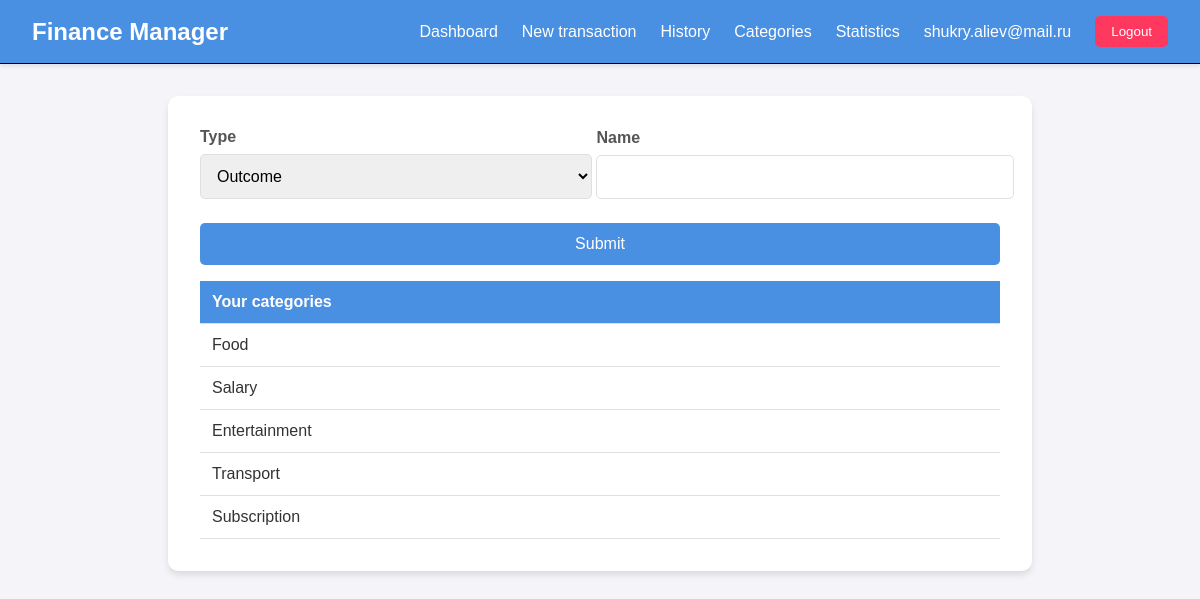
Before: /manager/category/ (signed in) with the older database file.
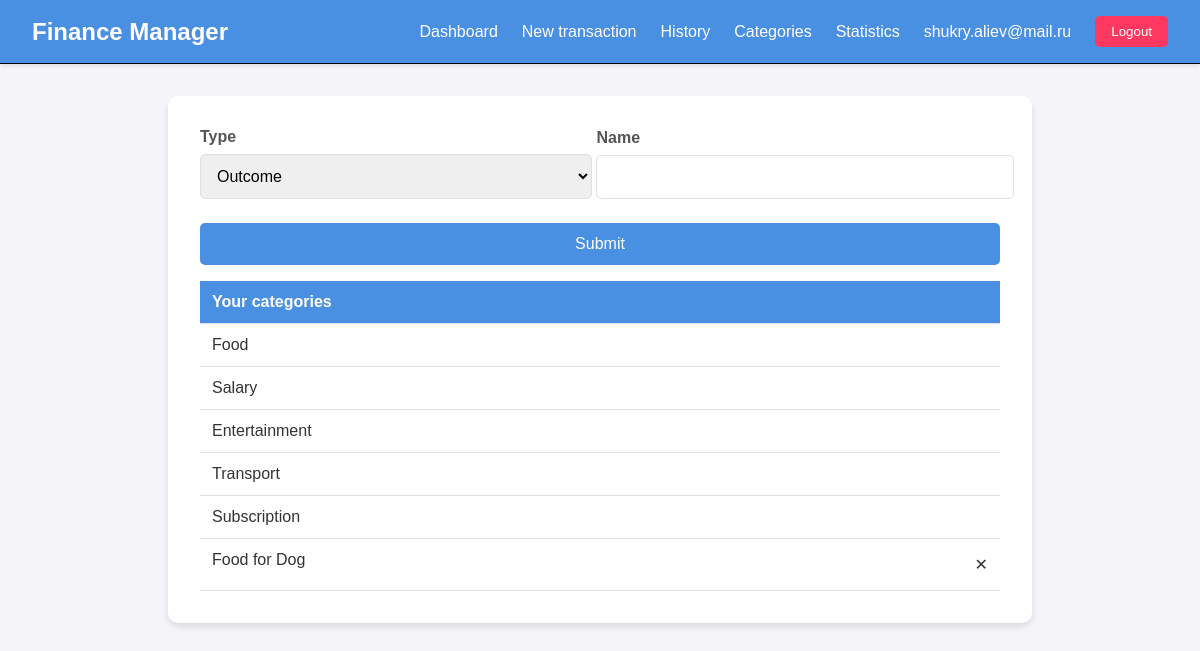
After: the same page with the newer database file.
### authapp/models.py (models this page shows, shortened)
class UserModel(AbstractBaseUser, PermissionsMixin):
    email = models.EmailField(
        'Email',
        max_length=255,
        unique=True,
        db_index=True
    )
    firstname = models.CharField(
        'First name',
        max_length=50,
        null=True,
        blank=True
    )
    lastname = models.CharField(
        'Last name',
        max_length=50,
        null=True,
        blank=True
    )
    currency = models.ForeignKey(
        Currency,
        on_delete=models.SET_DEFAULT,
        default=1
    )
    is_admin = models.BooleanField(
        'Admin',
        default=False
    )
    USERNAME_FIELD = 'email'
    REQUIRED_FIELDS = []
    objects = UserManager()
    class Meta:
        verbose_name = 'User'
        verbose_name_plural = 'Users'

### transaction/models.py (models this page shows)
class Category(models.Model):
    name = models.CharField(
        'Name',
        max_length=50
    )
    user = models.ForeignKey(
        get_user_model(),
        on_delete=models.CASCADE,
        null=True,
        blank=True
    )
    is_system = models.BooleanField(
        default=False
    )
    type = models.CharField(
        "Type",
        max_length=20,
        choices=Type.choices,
        default=Type.OUTCOME
    )
    def __str__(self):
        return self.name
    class Meta:
        verbose_name_plural = "Categories"
        unique_together = [['user', 'name']]

### transaction/views.py (the view, shortened to what this page needs)
# urls.py: path('category/', CategoryView.as_view(), name='category'),
class CategoryView(LoginRequiredMixin, CreateView):
    form_class = CategoryForm
    template_name = 'transaction/create_category.html'
    success_url = reverse_lazy('transaction:category')
    def get_context_data(self, **kwargs):
        ctx = super().get_context_data(**kwargs)
        categories = Category.objects.filter(
            Q(is_system=True) | Q(user=self.request.user)
        )
        ctx['categories'] = categories
        return ctx

### transaction/forms.py (shortened to what this page needs)
class CategoryForm(forms.ModelForm):
    class Meta:
        model = Category
        fields = ("type", "name")

### templates/transaction/create_category.html (shortened to what this page needs)
{% extends 'base.html' %}
{% block body %}
<div class="form-container">
    <form action="" method="POST">
        <div class="form-group">
            <label for="id_type">Type</label>
            <select name="type" id="id_type" hx-trigger="load, click" hx-get="{% url 'transaction:get-categories' %}" hx-target="#id_category">
                <option value="OUTCOME">Outcome</option>
            </select>
        </div>
        <div class="form-group">
            <label for="id_category">Name</label>
            <input name="name" id="id_category">
        </div>
        <button type="submit" class="submit-button">Submit</button>
    </form>
    <div id="category-list">
        {% include "transaction/category_list.html" %}
    </div>
</div>
{% endblock %}

### templates/base.html (shortened to what this page needs)
{% load static %}
<!DOCTYPE html>
<html lang="en">
<head>
    <link rel="stylesheet" href="{% static "css/style.css" %}">
</head>
<body hx-headers='{"X-CSRFToken": "{{ csrf_token }}"}'>
    <header style="border-bottom: 1px black solid; flex-direction: row">
        <div class="header-content">
            <h1 class="logo">
                Finance Manager
            </h1>
            <nav class="nav">
                {% if user.is_authenticated %}
                    <a href="{% url 'dashboard:dashboard' %}" class="nav-link">Dashboard</a>
                    <a href="{% url 'transaction:create-trans' %}" class="nav-link">New transaction</a>
                    <a href="{% url 'transaction:trans-list' %}" class="nav-link">History</a>
                    <a href="{% url 'transaction:category' %}" class="nav-link">Categories</a>
                    <a href="{% url 'stats:stats' %}" class="nav-link">Statistics</a>
                    {% firstof user.firstname user.email %}
                    <form action="{% url 'authapp:logout' %}" method="POST"  class="logout-form">
                        <button class="logout-button">Logout</button>
                    </form>
                {% else %}
                    <a href="{% url 'authapp:login' %}" class="nav-link">LogIn</a>
                    <a href="{% url 'authapp:register' %}" class="nav-link">Register</a>
                {% endif %}
            </nav>
        </div>
    </header>
    <main class="main-content">
        {% block body %}
        {% endblock %}
    </main>
</body>
</html>

### templates/transaction/category_list.html
<table class="transaction-table">
    <thead>
        <tr>
            <th>Your categories</th>
        </tr>
    </thead>
    <tbody>
        {% for cat in categories %}
        <tr>
            <td style="display:flex">{{ cat }}
                    {% if cat.user %}
                        <span style="margin-left: auto; cursor: pointer; line-height:27px"
                            hx-post="{% url 'transaction:category-delete' cat.pk %}"
                            hx-target="#category-list"
                        >
                        ✕
                        </span>
                    {% endif %}
            </td>
        </tr>
        {% endfor %}
    </tbody>
</table>

### static/css/style.css (style rules this page uses)
body { font-family: 'Arial', sans-serif; margin: 0; padding: 0; background-color: #f4f4f9; color: #333; }
header { background-color: #4a90e2; color: white; padding: 1rem 2rem; box-shadow: 0 2px 4px rgba(0, 0, 0, 0.1); }
.header-content { display: flex; justify-content: space-between; align-items: center; max-width: 1200px; margin: 0 auto; }
.logo { font-size: 1.5rem; font-weight: bold; margin: 0; }
.nav { display: flex; align-items: center; gap: 1.5rem; }
.nav-link { color: white; text-decoration: none; font-size: 1rem; transition: color 0.3s ease; }
.logout-form { margin: 0; }
.logout-button { background-color: #ff3860; color: white; border: none; padding: 0.5rem 1rem; border-radius: 5px; cursor: pointer; transition: background-color 0.3s ease; }
.main-content { max-width: 1200px; margin: 2rem auto; padding: 0 1rem; }
.form-container { max-width: 800px; margin: 2rem auto; padding: 2rem; background: white; border-radius: 10px; box-shadow: 0 4px 6px rgba(0, 0, 0, 0.1); }
.form-group { margin-bottom: 1.5rem; display: inline-block; width: 49%; }
.form-group label { display: block; margin-bottom: 0.5rem; font-weight: bold; color: #555; }
.form-group select, .form-group input, .form-group textarea { width: 100%; padding: 0.75rem; border: 1px solid #e0e0e0; border-radius: 5px; font-size: 1rem; transition: border-color 0.3s ease, box-shadow 0.3s ease; }
.submit-button { width: 100%; padding: 0.75rem; background-color: #4a90e2; color: white; border: none; border-radius: 5px; font-size: 1rem; cursor: pointer; transition: background-color 0.3s ease; }
.transaction-table { width: 100%; border-collapse: collapse; margin-top: 1rem; }
.transaction-table th, .transaction-table td { padding: 0.75rem; text-align: left; border-bottom: 1px solid #e0e0e0; }
.transaction-table th { background-color: #4a90e2; color: white; }
.transaction-table td { color: #333; }

Changed rows visible on the page:
added Category: name "Food for Dog"
